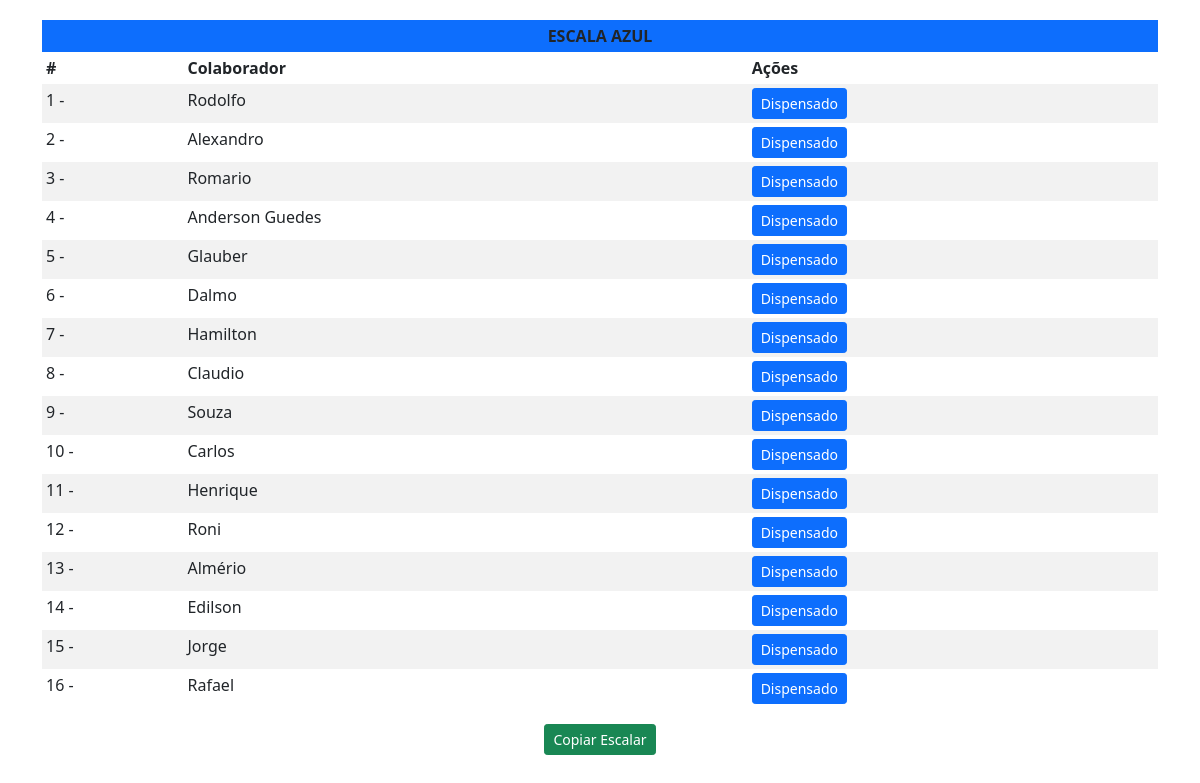
Page /escala_azul on the committed database.
### app.py (models this page shows)
class User_Azul(db.Model):
    id = db.Column(db.Integer, primary_key=True)
    username = db.Column(db.String, unique=True, nullable=False)
    ultima_dispensa = db.Column(db.DateTime)
    def to_dict(self):
        return {
            'id': self.id,
            'username': self.username,
            'data_ultima_dispensa': self.ultima_dispensa.strftime('%d-%m-%Y') if self.ultima_dispensa else None
        }

### app.py (the view)
@app.route("/escala_azul")
def escala_azul():
    users_azul = [user.to_dict() for user in User_Azul.query.order_by(User_Azul.ultima_dispensa).all()]
    return render_template("escala_azul.html", users=users_azul)

### templates/escala_azul.html (shortened to what this page needs)
{% extends "base.html" %}
{% block content %}
<div class="container" style="padding-top: 20px;">
    <div class="row">
        <div class="col-12">
            <table class="table table-borderless table-sm table-striped">
                <thead>
                    <tr>
                        <th colspan="3" class="text-center" style="background-color: #0d6efd;"> ESCALA AZUL </th>
                    </tr>
                    <tr>
                        <th>#</th>
                        <th>Colaborador</th>
                        <th>Ações</th>
                    </tr>
                </thead>
                <tbody>
                    {% for user in users|sort(attribute='data_ultima_dispensa') %}
                    <tr>
                        <td>{{ loop.index }} - </td>
                        <td>{{ user.username }}</td>
                        <td>
                            <button type="button" class="btn btn-primary btn-sm"
                                onclick="window.location.href='{{ url_for('liberar', user_id=user.id) }}'">
                                Dispensado
                            </button>
                        </td>
                    </tr>
                    {% endfor %}
                </tbody>
            </table>
        </div>
        <div class="col-12 d-flex justify-content-center">
            <button class="btn btn-success btn-sm" onclick="copyTableToClipboard()">Copiar Escalar</button>
        </div>
    </div>
</div>
{% endblock  %}

### rows in the picture
User_Azul: username "Rodolfo"
User_Azul: username "Alexandro"
User_Azul: username "Romario"
User_Azul: username "Anderson Guedes"
User_Azul: username "Glauber"
User_Azul: username "Dalmo"
User_Azul: username "Hamilton"
User_Azul: username "Claudio"
User_Azul: username "Souza"
User_Azul: username "Carlos"
User_Azul: username "Henrique"
User_Azul: username "Roni"
User_Azul: username "Almério"
User_Azul: username "Edilson"
User_Azul: username "Jorge"
User_Azul: username "Rafael"
